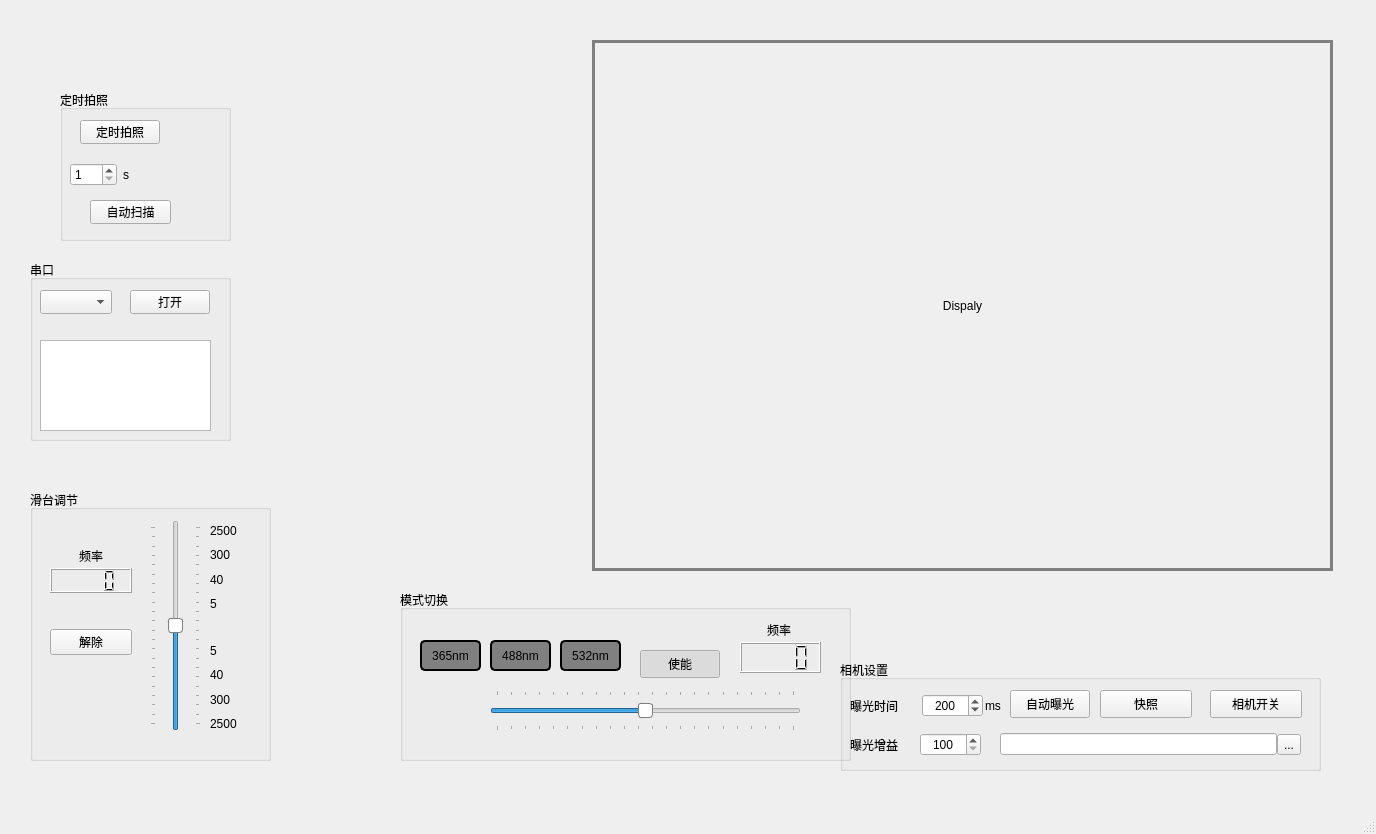
<?xml version="1.0" encoding="UTF-8"?>
<ui version="4.0">
 <class>MainWindow</class>
 <widget class="QMainWindow" name="MainWindow">
  <property name="geometry">
   <rect>
    <x>0</x>
    <y>0</y>
    <width>1376</width>
    <height>834</height>
   </rect>
  </property>
  <property name="windowTitle">
   <string>MainWindow</string>
  </property>
  <widget class="QWidget" name="centralwidget">
   <widget class="QLabel" name="labeldisplay">
    <property name="geometry">
     <rect>
      <x>592</x>
      <y>40</y>
      <width>741</width>
      <height>531</height>
     </rect>
    </property>
    <property name="styleSheet">
     <string notr="true">border: 3px solid gray;color:black</string>
    </property>
    <property name="text">
     <string>Dispaly</string>
    </property>
    <property name="alignment">
     <set>Qt::AlignmentFlag::AlignCenter</set>
    </property>
   </widget>
   <widget class="QGroupBox" name="groupBox_Serial">
    <property name="geometry">
     <rect>
      <x>30</x>
      <y>260</y>
      <width>201</width>
      <height>181</height>
     </rect>
    </property>
    <property name="title">
     <string>串口</string>
    </property>
    <widget class="QComboBox" name="comboBox_Port">
     <property name="geometry">
      <rect>
       <x>10</x>
       <y>30</y>
       <width>72</width>
       <height>24</height>
      </rect>
     </property>
    </widget>
    <widget class="QPushButton" name="pushButton_PortSwitch">
     <property name="geometry">
      <rect>
       <x>100</x>
       <y>30</y>
       <width>80</width>
       <height>24</height>
      </rect>
     </property>
     <property name="text">
      <string>打开</string>
     </property>
     <property name="checkable">
      <bool>true</bool>
     </property>
    </widget>
    <widget class="QTextEdit" name="textEdit_SerialMonitor">
     <property name="geometry">
      <rect>
       <x>10</x>
       <y>80</y>
       <width>171</width>
       <height>91</height>
      </rect>
     </property>
    </widget>
   </widget>
   <widget class="QGroupBox" name="groupBox_FliterMotor">
    <property name="geometry">
     <rect>
      <x>400</x>
      <y>590</y>
      <width>451</width>
      <height>171</height>
     </rect>
    </property>
    <property name="title">
     <string>模式切换</string>
    </property>
    <widget class="QPushButton" name="pushButton_Laser488">
     <property name="geometry">
      <rect>
       <x>90</x>
       <y>50</y>
       <width>61</width>
       <height>31</height>
      </rect>
     </property>
     <property name="styleSheet">
      <string notr="true">QPushButton {
        background-color: gray;
		border: 2px solid black;
        border-radius: 5px;
        padding: 5px;
    }
QPushButton:checked {
        background-color: rgb(144, 188, 255); 
    }</string>
     </property>
     <property name="text">
      <string>488nm</string>
     </property>
     <property name="checkable">
      <bool>true</bool>
     </property>
    </widget>
    <widget class="QPushButton" name="pushButton_Laser532">
     <property name="geometry">
      <rect>
       <x>160</x>
       <y>50</y>
       <width>61</width>
       <height>31</height>
      </rect>
     </property>
     <property name="styleSheet">
      <string notr="true">QPushButton {
        background-color: gray;
		border: 2px solid black;
        border-radius: 5px;
        padding: 5px;
    }
QPushButton:checked {
        background-color: rgb(139, 255, 44); 
    }</string>
     </property>
     <property name="text">
      <string>532nm</string>
     </property>
     <property name="checkable">
      <bool>true</bool>
     </property>
    </widget>
    <widget class="QPushButton" name="pushButton_Laser365">
     <property name="geometry">
      <rect>
       <x>20</x>
       <y>50</y>
       <width>61</width>
       <height>31</height>
      </rect>
     </property>
     <property name="styleSheet">
      <string notr="true">QPushButton {
        background-color: gray;
	    border: 2px solid black;
        border-radius: 5px;
        padding: 5px;
    }
QPushButton:checked {
        background-color: rgb(102, 26, 255); 
    }</string>
     </property>
     <property name="text">
      <string>365nm</string>
     </property>
     <property name="checkable">
      <bool>true</bool>
     </property>
    </widget>
    <widget class="QLabel" name="label_14">
     <property name="geometry">
      <rect>
       <x>340</x>
       <y>30</y>
       <width>78</width>
       <height>19</height>
      </rect>
     </property>
     <property name="text">
      <string>频率</string>
     </property>
     <property name="alignment">
      <set>Qt::AlignmentFlag::AlignBottom|Qt::AlignmentFlag::AlignHCenter</set>
     </property>
    </widget>
    <widget class="QLCDNumber" name="lcdNumber_FliterFreq">
     <property name="geometry">
      <rect>
       <x>340</x>
       <y>52</y>
       <width>81</width>
       <height>31</height>
      </rect>
     </property>
     <property name="digitCount">
      <number>4</number>
     </property>
    </widget>
    <widget class="QPushButton" name="pushButton_MotorFliter_ENA">
     <property name="geometry">
      <rect>
       <x>240</x>
       <y>60</y>
       <width>80</width>
       <height>28</height>
      </rect>
     </property>
     <property name="text">
      <string>使能</string>
     </property>
     <property name="checkable">
      <bool>true</bool>
     </property>
     <property name="checked">
      <bool>true</bool>
     </property>
    </widget>
    <widget class="QSlider" name="horizontalSlider_FliterSpeed">
     <property name="geometry">
      <rect>
       <x>90</x>
       <y>100</y>
       <width>311</width>
       <height>41</height>
      </rect>
     </property>
     <property name="styleSheet">
      <string notr="true">QSlider::handle:horizontal {
    background: white;
    border: 1px solid gray;
    height: 16px;              /* 加宽滑块高度 */
    width: 10px;               /* 加宽滑块宽度 */
    margin: 0 -11px;           /* 水平居中，(30-8)/2=11 */
    border-radius: 3px;       /* 圆形滑块 */
}

/* 取消进度条填充 */
QSlider::sub-page:vertical,
QSlider::add-page:vertical {
    background: transparent;
    border: none;
}</string>
     </property>
     <property name="minimum">
      <number>-105</number>
     </property>
     <property name="maximum">
      <number>105</number>
     </property>
     <property name="orientation">
      <enum>Qt::Orientation::Horizontal</enum>
     </property>
     <property name="invertedAppearance">
      <bool>false</bool>
     </property>
     <property name="invertedControls">
      <bool>false</bool>
     </property>
     <property name="tickPosition">
      <enum>QSlider::TickPosition::TicksBothSides</enum>
     </property>
    </widget>
   </widget>
   <widget class="QGroupBox" name="groupBox_Camera">
    <property name="geometry">
     <rect>
      <x>840</x>
      <y>660</y>
      <width>481</width>
      <height>111</height>
     </rect>
    </property>
    <property name="title">
     <string>相机设置</string>
    </property>
    <widget class="QPushButton" name="pushButton_AutoExpo">
     <property name="geometry">
      <rect>
       <x>170</x>
       <y>30</y>
       <width>80</width>
       <height>28</height>
      </rect>
     </property>
     <property name="text">
      <string>自动曝光</string>
     </property>
     <property name="checkable">
      <bool>true</bool>
     </property>
    </widget>
    <widget class="QPushButton" name="pushButton_Snap">
     <property name="geometry">
      <rect>
       <x>260</x>
       <y>30</y>
       <width>92</width>
       <height>28</height>
      </rect>
     </property>
     <property name="text">
      <string>快照</string>
     </property>
    </widget>
    <widget class="QPushButton" name="pushButton_CameraSwitch">
     <property name="geometry">
      <rect>
       <x>370</x>
       <y>30</y>
       <width>92</width>
       <height>28</height>
      </rect>
     </property>
     <property name="text">
      <string>相机开关</string>
     </property>
     <property name="checkable">
      <bool>true</bool>
     </property>
    </widget>
    <widget class="QWidget" name="layoutWidget">
     <property name="geometry">
      <rect>
       <x>10</x>
       <y>30</y>
       <width>151</width>
       <height>32</height>
      </rect>
     </property>
     <layout class="QHBoxLayout" name="horizontalLayout_4">
      <item>
       <widget class="QLabel" name="label_2">
        <property name="text">
         <string>曝光时间</string>
        </property>
       </widget>
      </item>
      <item>
       <layout class="QHBoxLayout" name="horizontalLayout_3">
        <property name="spacing">
         <number>2</number>
        </property>
        <item>
         <widget class="QSpinBox" name="spinBox_ExposureTime">
          <property name="layoutDirection">
           <enum>Qt::LayoutDirection::LeftToRight</enum>
          </property>
          <property name="alignment">
           <set>Qt::AlignmentFlag::AlignCenter</set>
          </property>
          <property name="buttonSymbols">
           <enum>QAbstractSpinBox::ButtonSymbols::UpDownArrows</enum>
          </property>
          <property name="minimum">
           <number>50</number>
          </property>
          <property name="maximum">
           <number>15000</number>
          </property>
          <property name="singleStep">
           <number>50</number>
          </property>
          <property name="value">
           <number>200</number>
          </property>
         </widget>
        </item>
        <item>
         <widget class="QLabel" name="label_4">
          <property name="text">
           <string>ms</string>
          </property>
         </widget>
        </item>
       </layout>
      </item>
     </layout>
    </widget>
    <widget class="QWidget" name="layoutWidget">
     <property name="geometry">
      <rect>
       <x>160</x>
       <y>70</y>
       <width>301</width>
       <height>29</height>
      </rect>
     </property>
     <layout class="QHBoxLayout" name="FilePathLayout">
      <property name="spacing">
       <number>0</number>
      </property>
      <item>
       <widget class="QLineEdit" name="lineEdit_FilePath">
        <property name="readOnly">
         <bool>true</bool>
        </property>
       </widget>
      </item>
      <item>
       <widget class="QToolButton" name="toolButton_FilePath">
        <property name="text">
         <string>...</string>
        </property>
       </widget>
      </item>
     </layout>
    </widget>
    <widget class="QWidget" name="layoutWidget">
     <property name="geometry">
      <rect>
       <x>10</x>
       <y>70</y>
       <width>131</width>
       <height>30</height>
      </rect>
     </property>
     <layout class="QHBoxLayout" name="horizontalLayout_2">
      <property name="spacing">
       <number>8</number>
      </property>
      <item>
       <widget class="QLabel" name="label_3">
        <property name="text">
         <string>曝光增益</string>
        </property>
       </widget>
      </item>
      <item>
       <widget class="QSpinBox" name="spinBox_ExpoGain">
        <property name="layoutDirection">
         <enum>Qt::LayoutDirection::LeftToRight</enum>
        </property>
        <property name="alignment">
         <set>Qt::AlignmentFlag::AlignCenter</set>
        </property>
        <property name="minimum">
         <number>100</number>
        </property>
        <property name="maximum">
         <number>500</number>
        </property>
        <property name="singleStep">
         <number>20</number>
        </property>
       </widget>
      </item>
     </layout>
    </widget>
   </widget>
   <widget class="QGroupBox" name="groupBox_Image">
    <property name="geometry">
     <rect>
      <x>60</x>
      <y>90</y>
      <width>171</width>
      <height>151</height>
     </rect>
    </property>
    <property name="title">
     <string>定时拍照</string>
    </property>
    <widget class="QPushButton" name="pushButton_SnapScheduled">
     <property name="geometry">
      <rect>
       <x>20</x>
       <y>30</y>
       <width>80</width>
       <height>24</height>
      </rect>
     </property>
     <property name="text">
      <string>定时拍照</string>
     </property>
     <property name="checkable">
      <bool>true</bool>
     </property>
    </widget>
    <widget class="QWidget" name="layoutWidget">
     <property name="geometry">
      <rect>
       <x>10</x>
       <y>70</y>
       <width>81</width>
       <height>30</height>
      </rect>
     </property>
     <layout class="QHBoxLayout" name="horizontalLayout_5">
      <item>
       <widget class="QSpinBox" name="spinBox_SnapScheduledTime">
        <property name="minimum">
         <number>1</number>
        </property>
        <property name="maximum">
         <number>200</number>
        </property>
       </widget>
      </item>
      <item>
       <widget class="QLabel" name="label_5">
        <property name="text">
         <string>s</string>
        </property>
       </widget>
      </item>
     </layout>
    </widget>
    <widget class="QPushButton" name="pushButton_AutoScan">
     <property name="geometry">
      <rect>
       <x>30</x>
       <y>110</y>
       <width>81</width>
       <height>24</height>
      </rect>
     </property>
     <property name="text">
      <string>自动扫描</string>
     </property>
     <property name="checkable">
      <bool>true</bool>
     </property>
    </widget>
   </widget>
   <widget class="QGroupBox" name="groupBox_LensMotor">
    <property name="geometry">
     <rect>
      <x>30</x>
      <y>490</y>
      <width>241</width>
      <height>271</height>
     </rect>
    </property>
    <property name="title">
     <string>滑台调节</string>
    </property>
    <widget class="QWidget" name="layoutWidget">
     <property name="geometry">
      <rect>
       <x>20</x>
       <y>50</y>
       <width>82</width>
       <height>115</height>
      </rect>
     </property>
     <layout class="QVBoxLayout" name="verticalLayout_3">
      <property name="spacing">
       <number>36</number>
      </property>
      <item>
       <layout class="QVBoxLayout" name="verticalLayout_2">
        <property name="spacing">
         <number>3</number>
        </property>
        <item>
         <widget class="QLabel" name="label">
          <property name="text">
           <string>频率</string>
          </property>
          <property name="alignment">
           <set>Qt::AlignmentFlag::AlignBottom|Qt::AlignmentFlag::AlignHCenter</set>
          </property>
         </widget>
        </item>
        <item>
         <widget class="QLCDNumber" name="lcdNumber_LensFreq">
          <property name="digitCount">
           <number>4</number>
          </property>
         </widget>
        </item>
       </layout>
      </item>
      <item>
       <widget class="QPushButton" name="pushButton_HoldOFF">
        <property name="text">
         <string>解除</string>
        </property>
        <property name="checkable">
         <bool>true</bool>
        </property>
       </widget>
      </item>
     </layout>
    </widget>
    <widget class="QSlider" name="verticalSlider_LensSpeed">
     <property name="geometry">
      <rect>
       <x>120</x>
       <y>30</y>
       <width>51</width>
       <height>211</height>
      </rect>
     </property>
     <property name="styleSheet">
      <string notr="true">QSlider::handle:vertical {
    background: white;
    border: 1px solid gray;
    height: 10px;              /* 加宽滑块高度 */
    width: 16px;               /* 加宽滑块宽度 */
    margin: 0 -11px;           /* 水平居中，(30-8)/2=11 */
    border-radius: 3px;       /* 圆形滑块 */
}

/* 取消进度条填充 */
QSlider::sub-page:vertical,
QSlider::add-page:vertical {
    background: transparent;
    border: none;
}
</string>
     </property>
     <property name="minimum">
      <number>-105</number>
     </property>
     <property name="maximum">
      <number>105</number>
     </property>
     <property name="orientation">
      <enum>Qt::Orientation::Vertical</enum>
     </property>
     <property name="tickPosition">
      <enum>QSlider::TickPosition::TicksBothSides</enum>
     </property>
    </widget>
    <widget class="QWidget" name="layoutWidget_2">
     <property name="geometry">
      <rect>
       <x>180</x>
       <y>150</y>
       <width>38</width>
       <height>94</height>
      </rect>
     </property>
     <layout class="QVBoxLayout" name="verticalLayout_5">
      <property name="spacing">
       <number>4</number>
      </property>
      <item>
       <widget class="QLabel" name="label_10">
        <property name="text">
         <string>5</string>
        </property>
        <property name="alignment">
         <set>Qt::AlignmentFlag::AlignLeading|Qt::AlignmentFlag::AlignLeft|Qt::AlignmentFlag::AlignVCenter</set>
        </property>
       </widget>
      </item>
      <item>
       <widget class="QLabel" name="label_11">
        <property name="text">
         <string>40</string>
        </property>
        <property name="alignment">
         <set>Qt::AlignmentFlag::AlignLeading|Qt::AlignmentFlag::AlignLeft|Qt::AlignmentFlag::AlignVCenter</set>
        </property>
       </widget>
      </item>
      <item>
       <widget class="QLabel" name="label_12">
        <property name="text">
         <string>300</string>
        </property>
        <property name="alignment">
         <set>Qt::AlignmentFlag::AlignLeading|Qt::AlignmentFlag::AlignLeft|Qt::AlignmentFlag::AlignVCenter</set>
        </property>
       </widget>
      </item>
      <item>
       <widget class="QLabel" name="label_13">
        <property name="text">
         <string>2500</string>
        </property>
        <property name="alignment">
         <set>Qt::AlignmentFlag::AlignLeading|Qt::AlignmentFlag::AlignLeft|Qt::AlignmentFlag::AlignVCenter</set>
        </property>
       </widget>
      </item>
     </layout>
    </widget>
    <widget class="QWidget" name="layoutWidget">
     <property name="geometry">
      <rect>
       <x>180</x>
       <y>30</y>
       <width>38</width>
       <height>94</height>
      </rect>
     </property>
     <layout class="QVBoxLayout" name="verticalLayout_4">
      <property name="spacing">
       <number>4</number>
      </property>
      <item>
       <widget class="QLabel" name="label_6">
        <property name="text">
         <string>2500</string>
        </property>
        <property name="alignment">
         <set>Qt::AlignmentFlag::AlignLeading|Qt::AlignmentFlag::AlignLeft|Qt::AlignmentFlag::AlignVCenter</set>
        </property>
       </widget>
      </item>
      <item>
       <widget class="QLabel" name="label_7">
        <property name="text">
         <string>300</string>
        </property>
        <property name="alignment">
         <set>Qt::AlignmentFlag::AlignLeading|Qt::AlignmentFlag::AlignLeft|Qt::AlignmentFlag::AlignVCenter</set>
        </property>
       </widget>
      </item>
      <item>
       <widget class="QLabel" name="label_8">
        <property name="text">
         <string>40</string>
        </property>
        <property name="alignment">
         <set>Qt::AlignmentFlag::AlignLeading|Qt::AlignmentFlag::AlignLeft|Qt::AlignmentFlag::AlignVCenter</set>
        </property>
       </widget>
      </item>
      <item>
       <widget class="QLabel" name="label_9">
        <property name="text">
         <string>5</string>
        </property>
        <property name="alignment">
         <set>Qt::AlignmentFlag::AlignLeading|Qt::AlignmentFlag::AlignLeft|Qt::AlignmentFlag::AlignVCenter</set>
        </property>
       </widget>
      </item>
     </layout>
    </widget>
   </widget>
  </widget>
  <widget class="QMenuBar" name="menubar">
   <property name="geometry">
    <rect>
     <x>0</x>
     <y>0</y>
     <width>1376</width>
     <height>21</height>
    </rect>
   </property>
  </widget>
  <widget class="QStatusBar" name="statusbar"/>
 </widget>
 <resources/>
 <connections/>
</ui>
